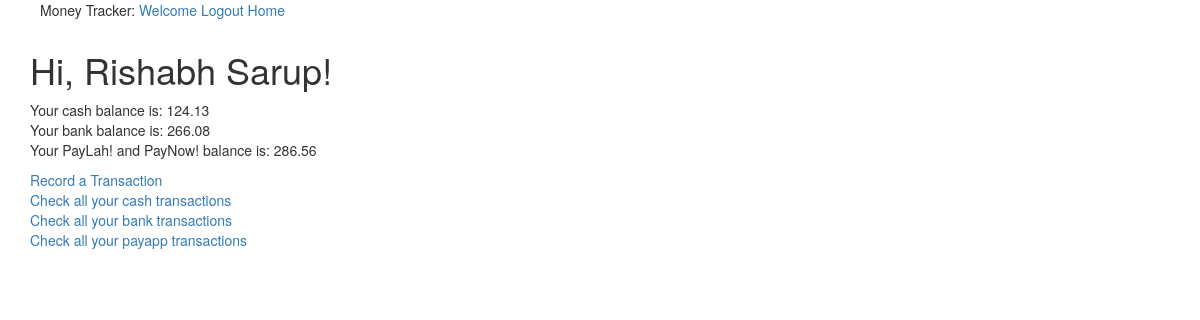
The page /home (signed in) on the database as committed earlier.
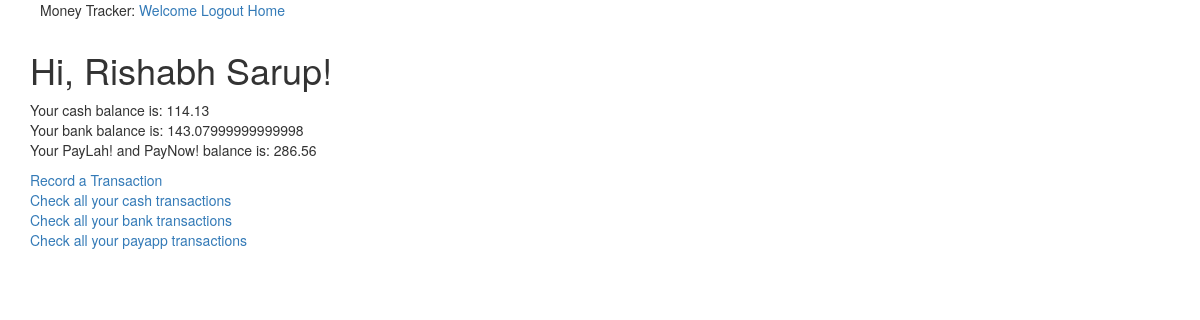
The same page on the database as committed later.
### app/models.py (models this page shows, shortened)
class User(UserMixin, db.Model):
    id = db.Column(db.Integer, primary_key=True)
    username = db.Column(db.String(64), index=True, unique=True)
    email = db.Column(db.String(120), index=True, unique=True)
    cashBalance = db.Column(db.Float, index = True)
    bankBalance = db.Column(db.Float, index = True)
    payappBalance = db.Column(db.Float, index = True)
    password_hash = db.Column(db.String(128))
    allTransactions = db.relationship('Transaction', backref = 'spender',lazy = 'dynamic')

### app/routes.py (the view)
@app.route('/home')
@login_required
def home():
    user = {"username": "Rishabh Sarup"}
    return render_template('home.html', title = "Home", user=user)

### app/models.py (called while the page is built)
@login.user_loader
def load_user(id):
    return User.query.get(int(id))

### app/templates/home.html
{% extends "base.html" %}
{% block app_content %}
   <h1>Hi, {{ current_user.username }}!</h1>
   <p> Your cash balance is: {{current_user.cashBalance}}
     <br>
     Your bank balance is: {{current_user.bankBalance}}
     <br>
     Your PayLah! and PayNow! balance is: {{current_user.payappBalance}}
   </p>
   <a href = "{{url_for('logcash')}}"> Record a Transaction </a> <br>
   <a href = "{{url_for('allcashtransaction')}}"> Check all your cash transactions </a> <br>
   <a href = "{{url_for('allbanktransaction')}}"> Check all your bank transactions </a> <br>
   <a href = "{{url_for('allpayapptransaction')}}"> Check all your payapp transactions </a>
{% endblock %}

### app/templates/base.html (shortened to what this page needs)
{% extends 'bootstrap/base.html'%}
{%block navbar %}
          <nav id="menu">
            <ul class="links">
            Money Tracker:
            <a href="{{ url_for('index') }}">Welcome</a>
            {% if current_user.is_anonymous %}
            <a href="{{ url_for('login') }}">Login</a>
            {% else %}
            <a href="{{ url_for('logout') }}">Logout</a>
            {% endif %}
            <a href="{{ url_for('home') }}">Home</a>
            </ul>
          </nav>
{% endblock %}
{% block content %}
  <div class = "container">
        {% block app_content %}{% endblock %}
    </div>
{%endblock%}

Rows that differ between the two databases and show on the page:
changed User "Rishabh Sarup": cashBalance "124.13" → "114.13"; bankBalance "266.08" → "143.07999999999998"
